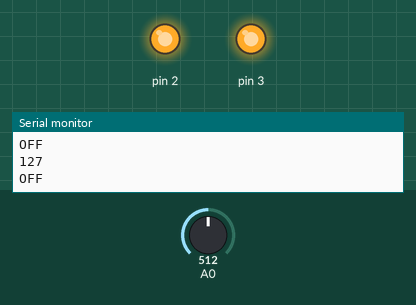
Bench run of a sketch on a simulated Arduino Uno, built with avr-gcc and run on an emulated ATmega328P. Parts: output pins drawn as LEDs (lit = HIGH), the last lines printed to the serial monitor. The inputs (shaded band) are chosen by the test bench; at power-on: A0 = 512.

Above: at 1.8 s.
1.9 s: A0 set to 494
3.4 s: A0 set to 475
At 5.2 s:
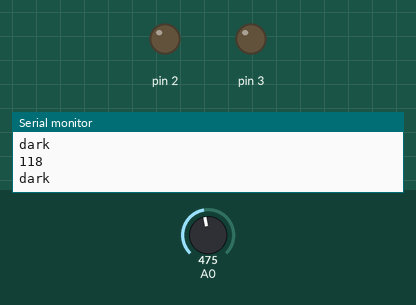
5.5 s: A0 set to 338
7.2 s: A0 set to 316
At 8.5 s:
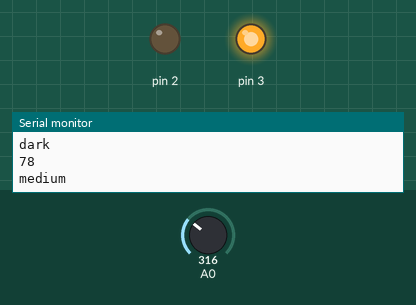
9.5 s: A0 set to 174
11.2 s: A0 set to 152
At 12.8 s:
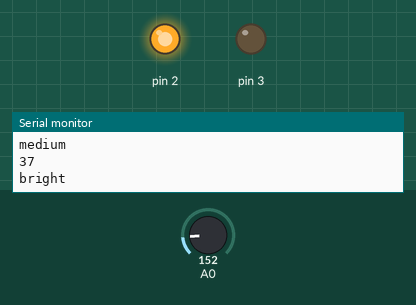
Timing chart, 0 to 14.3 s (numbered marks = the images above; inputs shaded):
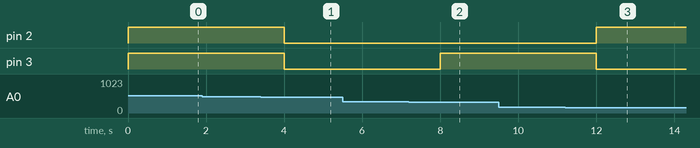

Measured:
- the behaviour switches between 486 and 485 on A0 (found by bisection; images 0 and 1)
- the behaviour switches between 325 and 324 on A0 (found by bisection; images 1 and 2)
- the behaviour switches between 165 and 164 on A0 (found by bisection; images 2 and 3)
- after the input at 3.4 s, pin 2, pin 3: HIGH → LOW after 0.60 s
- after the input at 7.2 s, pin 3: LOW → HIGH after 0.80 s
- after the input at 11.2 s, pin 2: LOW → HIGH after 0.81 s; pin 3: HIGH → LOW after 0.81 s

The sketch:

sketch_jan09a.ino
```cpp
void setup()

{

Serial.begin(9600);
pinMode(2 , OUTPUT);
pinMode(3 , OUTPUT);

}

void loop()

{

unsigned int AnalogValue;

AnalogValue = analogRead(A0);

AnalogValue = map( AnalogValue , 0 , 1023 , 0, 255);
AnalogValue = constrain( AnalogValue , 0 , 255);

if( AnalogValue >= 0 && AnalogValue <= 40)
{
  digitalWrite( 2, HIGH);
  digitalWrite( 3, LOW);
  Serial.println( AnalogValue);
  Serial.println("bright");
  delay(1000);
}
//Serial.println(AnalogValue);
else if ( AnalogValue > 40 && AnalogValue <= 80)
{
  digitalWrite( 2, LOW);
  digitalWrite( 3, HIGH);
  Serial.println( AnalogValue);
  Serial.println("medium");
  delay(1000);
}
else if ( AnalogValue > 80 && AnalogValue <= 120)
{
  digitalWrite( 2, LOW);
  digitalWrite( 3, LOW);
  Serial.println( AnalogValue);
  Serial.println("dark");
  delay(1000);
}
else
{
  digitalWrite( 2, HIGH);
  digitalWrite( 3, HIGH);
  Serial.println( AnalogValue);
  Serial.println("OFF");
  delay(1000);
}
}
```
